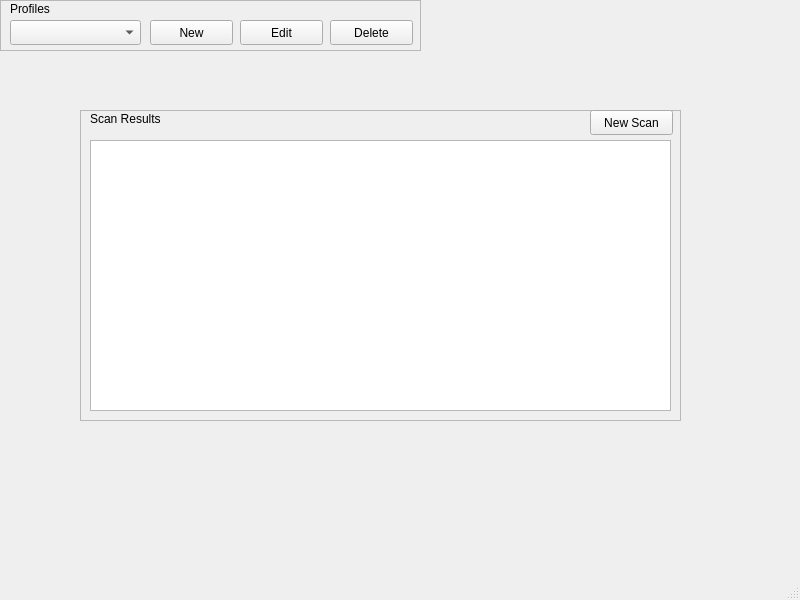
<?xml version="1.0" encoding="UTF-8"?>
<ui version="4.0">
 <class>MainWindow</class>
 <widget class="QMainWindow" name="MainWindow">
  <property name="geometry">
   <rect>
    <x>0</x>
    <y>0</y>
    <width>800</width>
    <height>600</height>
   </rect>
  </property>
  <property name="windowTitle">
   <string>MainWindow</string>
  </property>
  <widget class="QWidget" name="centralwidget">
   <widget class="QStackedWidget" name="main_stack">
    <property name="geometry">
     <rect>
      <x>0</x>
      <y>0</y>
      <width>801</width>
      <height>581</height>
     </rect>
    </property>
    <property name="currentIndex">
     <number>1</number>
    </property>
    <widget class="QWidget" name="profile">
     <widget class="QFrame" name="frame">
      <property name="geometry">
       <rect>
        <x>190</x>
        <y>60</y>
        <width>420</width>
        <height>341</height>
       </rect>
      </property>
      <property name="frameShape">
       <enum>QFrame::StyledPanel</enum>
      </property>
      <property name="frameShadow">
       <enum>QFrame::Raised</enum>
      </property>
      <widget class="QLineEdit" name="first_name">
       <property name="geometry">
        <rect>
         <x>220</x>
         <y>80</y>
         <width>113</width>
         <height>25</height>
        </rect>
       </property>
      </widget>
      <widget class="QLineEdit" name="last_name">
       <property name="geometry">
        <rect>
         <x>220</x>
         <y>110</y>
         <width>113</width>
         <height>25</height>
        </rect>
       </property>
      </widget>
      <widget class="QLabel" name="label">
       <property name="geometry">
        <rect>
         <x>60</x>
         <y>80</y>
         <width>151</width>
         <height>20</height>
        </rect>
       </property>
       <property name="text">
        <string>First Name</string>
       </property>
      </widget>
      <widget class="QLabel" name="label_2">
       <property name="geometry">
        <rect>
         <x>60</x>
         <y>110</y>
         <width>151</width>
         <height>20</height>
        </rect>
       </property>
       <property name="text">
        <string>Last Name</string>
       </property>
      </widget>
      <widget class="QLabel" name="label_3">
       <property name="geometry">
        <rect>
         <x>60</x>
         <y>140</y>
         <width>151</width>
         <height>20</height>
        </rect>
       </property>
       <property name="text">
        <string>Weight, kg</string>
       </property>
      </widget>
      <widget class="QLabel" name="label_4">
       <property name="geometry">
        <rect>
         <x>60</x>
         <y>170</y>
         <width>151</width>
         <height>20</height>
        </rect>
       </property>
       <property name="text">
        <string>Height, cm</string>
       </property>
      </widget>
      <widget class="QLabel" name="label_5">
       <property name="geometry">
        <rect>
         <x>60</x>
         <y>200</y>
         <width>151</width>
         <height>20</height>
        </rect>
       </property>
       <property name="text">
        <string>Birthday(DD/MM/YYYY)</string>
       </property>
      </widget>
      <widget class="QSpinBox" name="weight">
       <property name="geometry">
        <rect>
         <x>220</x>
         <y>140</y>
         <width>111</width>
         <height>26</height>
        </rect>
       </property>
       <property name="maximum">
        <number>999</number>
       </property>
      </widget>
      <widget class="QSpinBox" name="height">
       <property name="geometry">
        <rect>
         <x>220</x>
         <y>170</y>
         <width>111</width>
         <height>26</height>
        </rect>
       </property>
       <property name="maximum">
        <number>999</number>
       </property>
      </widget>
      <widget class="QDateEdit" name="birthday">
       <property name="geometry">
        <rect>
         <x>220</x>
         <y>200</y>
         <width>110</width>
         <height>26</height>
        </rect>
       </property>
       <property name="displayFormat">
        <string>dd/MM/yyyy</string>
       </property>
      </widget>
      <widget class="QPushButton" name="submit_button">
       <property name="geometry">
        <rect>
         <x>170</x>
         <y>300</y>
         <width>83</width>
         <height>25</height>
        </rect>
       </property>
       <property name="text">
        <string>Submit</string>
       </property>
      </widget>
     </widget>
    </widget>
    <widget class="QWidget" name="main">
     <widget class="QFrame" name="frame_2">
      <property name="geometry">
       <rect>
        <x>0</x>
        <y>0</y>
        <width>421</width>
        <height>51</height>
       </rect>
      </property>
      <property name="frameShape">
       <enum>QFrame::StyledPanel</enum>
      </property>
      <property name="frameShadow">
       <enum>QFrame::Raised</enum>
      </property>
      <widget class="QComboBox" name="switch_profile_box">
       <property name="geometry">
        <rect>
         <x>10</x>
         <y>20</y>
         <width>131</width>
         <height>25</height>
        </rect>
       </property>
      </widget>
      <widget class="QPushButton" name="new_profile_button">
       <property name="geometry">
        <rect>
         <x>150</x>
         <y>20</y>
         <width>83</width>
         <height>25</height>
        </rect>
       </property>
       <property name="text">
        <string>New</string>
       </property>
      </widget>
      <widget class="QPushButton" name="delete_profile_button">
       <property name="geometry">
        <rect>
         <x>330</x>
         <y>20</y>
         <width>83</width>
         <height>25</height>
        </rect>
       </property>
       <property name="text">
        <string>Delete</string>
       </property>
      </widget>
      <widget class="QLabel" name="label_6">
       <property name="geometry">
        <rect>
         <x>10</x>
         <y>0</y>
         <width>62</width>
         <height>17</height>
        </rect>
       </property>
       <property name="text">
        <string>Profiles</string>
       </property>
      </widget>
      <widget class="QPushButton" name="edit_profile_button">
       <property name="geometry">
        <rect>
         <x>240</x>
         <y>20</y>
         <width>83</width>
         <height>25</height>
        </rect>
       </property>
       <property name="text">
        <string>Edit</string>
       </property>
      </widget>
     </widget>
     <widget class="QFrame" name="frame_3">
      <property name="geometry">
       <rect>
        <x>80</x>
        <y>110</y>
        <width>601</width>
        <height>311</height>
       </rect>
      </property>
      <property name="frameShape">
       <enum>QFrame::StyledPanel</enum>
      </property>
      <property name="frameShadow">
       <enum>QFrame::Raised</enum>
      </property>
      <widget class="QListWidget" name="scan_results_list">
       <property name="geometry">
        <rect>
         <x>10</x>
         <y>30</y>
         <width>581</width>
         <height>271</height>
        </rect>
       </property>
      </widget>
      <widget class="QLabel" name="label_7">
       <property name="geometry">
        <rect>
         <x>10</x>
         <y>0</y>
         <width>91</width>
         <height>17</height>
        </rect>
       </property>
       <property name="text">
        <string>Scan Results</string>
       </property>
      </widget>
      <widget class="QPushButton" name="new_scan_button">
       <property name="geometry">
        <rect>
         <x>510</x>
         <y>0</y>
         <width>83</width>
         <height>25</height>
        </rect>
       </property>
       <property name="text">
        <string>New Scan</string>
       </property>
      </widget>
     </widget>
     <zorder>frame_3</zorder>
     <zorder>frame_2</zorder>
    </widget>
    <widget class="QWidget" name="results">
     <widget class="QTabWidget" name="results_tabs">
      <property name="geometry">
       <rect>
        <x>0</x>
        <y>0</y>
        <width>801</width>
        <height>531</height>
       </rect>
      </property>
      <property name="currentIndex">
       <number>0</number>
      </property>
      <widget class="QWidget" name="diagram">
       <attribute name="title">
        <string>diagram</string>
       </attribute>
       <widget class="QGraphicsView" name="graphicsView">
        <property name="geometry">
         <rect>
          <x>10</x>
          <y>10</y>
          <width>781</width>
          <height>511</height>
         </rect>
        </property>
       </widget>
      </widget>
      <widget class="QWidget" name="indicators">
       <attribute name="title">
        <string>indicators</string>
       </attribute>
       <widget class="QTableWidget" name="tableWidget">
        <property name="geometry">
         <rect>
          <x>10</x>
          <y>10</y>
          <width>781</width>
          <height>471</height>
         </rect>
        </property>
       </widget>
      </widget>
      <widget class="QWidget" name="recommendations">
       <attribute name="title">
        <string>recommendations</string>
       </attribute>
      </widget>
     </widget>
     <widget class="QPushButton" name="return_button">
      <property name="geometry">
       <rect>
        <x>360</x>
        <y>530</y>
        <width>83</width>
        <height>25</height>
       </rect>
      </property>
      <property name="text">
       <string>Return</string>
      </property>
     </widget>
    </widget>
    <widget class="QWidget" name="scan">
     <widget class="QPushButton" name="pushButton">
      <property name="geometry">
       <rect>
        <x>710</x>
        <y>520</y>
        <width>83</width>
        <height>25</height>
       </rect>
      </property>
      <property name="text">
       <string>PushButton</string>
      </property>
     </widget>
    </widget>
   </widget>
  </widget>
  <widget class="QMenuBar" name="menubar">
   <property name="geometry">
    <rect>
     <x>0</x>
     <y>0</y>
     <width>800</width>
     <height>22</height>
    </rect>
   </property>
  </widget>
  <widget class="QStatusBar" name="statusbar"/>
 </widget>
 <resources/>
 <connections/>
</ui>
